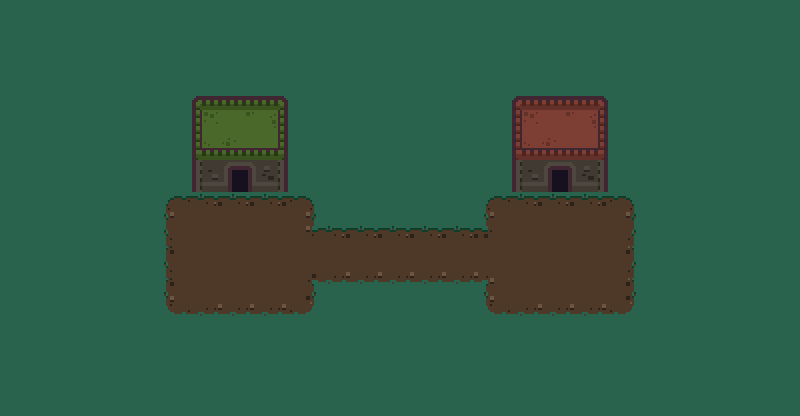

A 2D game scene composited from a Tiled map and its tileset images. What follows is a short description and the map's XML, with every tile layer's data as written:
An orthogonal 25x13 tile map with 32x32 px tiles, 2 tile layers (Background, Houses).

<map version="1.10" tiledversion="1.11.0" orientation="orthogonal" renderorder="right-down" width="25" height="13" tilewidth="32" tileheight="32" infinite="0" nextlayerid="4" nextobjectid="2">
 <editorsettings>
  <export target="Map_0.lua" format="lua" />
 </editorsettings>
 <tileset firstgid="1" source="../Tilemap.tsx" />
 <layer id="1" name="Background" width="25" height="13">
  <data encoding="csv">
7,7,7,7,7,7,7,7,7,7,7,7,7,7,7,7,7,7,7,7,7,7,7,7,7,
7,7,7,7,7,7,7,7,7,7,7,7,7,7,7,7,7,7,7,7,7,7,7,7,7,
7,7,7,7,7,7,7,7,7,7,7,7,7,7,7,7,7,7,7,7,7,7,7,7,7,
7,7,7,7,7,7,7,7,7,7,7,7,7,7,7,7,7,7,7,7,7,7,7,7,7,
7,7,7,7,7,7,7,7,7,7,7,7,7,7,7,7,7,7,7,7,7,7,7,7,7,
7,7,7,7,7,7,7,7,7,7,7,7,7,7,7,7,7,7,7,7,7,7,7,7,7,
7,7,7,7,7,4,5,5,5,6,7,7,7,7,7,4,5,5,5,6,7,7,7,7,7,
7,7,7,7,7,11,12,12,12,32,5,5,5,5,5,33,12,12,12,13,7,7,7,7,7,
7,7,7,7,7,11,12,12,12,25,19,19,19,19,19,26,12,12,12,13,7,7,7,7,7,
7,7,7,7,7,18,19,19,19,20,7,7,7,7,7,18,19,19,19,20,7,7,7,7,7,
7,7,7,7,7,7,7,7,7,7,7,7,7,7,7,7,7,7,7,7,7,7,7,7,7,
7,7,7,7,7,7,7,7,7,7,7,7,7,7,7,7,7,7,7,7,7,7,7,7,7,
7,7,7,7,7,7,7,7,7,7,7,7,7,7,7,7,7,7,7,7,7,7,7,7,7
</data>
 </layer>
 <layer id="3" name="Houses" width="25" height="13">
  <data encoding="csv">
0,0,0,0,0,0,0,0,0,0,0,0,0,0,0,0,0,0,0,0,0,0,0,0,0,
0,0,0,0,0,0,0,0,0,0,0,0,0,0,0,0,0,0,0,0,0,0,0,0,0,
0,0,0,0,0,0,0,0,0,0,0,0,0,0,0,0,0,0,0,0,0,0,0,0,0,
0,0,0,0,0,0,15,16,17,0,0,0,0,0,0,0,1,2,3,0,0,0,0,0,0,
0,0,0,0,0,0,22,23,24,0,0,0,0,0,0,0,8,9,10,0,0,0,0,0,0,
0,0,0,0,0,0,29,30,31,0,0,0,0,0,0,0,29,30,31,0,0,0,0,0,0,
0,0,0,0,0,0,0,0,0,0,0,0,0,0,0,0,0,0,0,0,0,0,0,0,0,
0,0,0,0,0,0,0,0,0,0,0,0,0,0,0,0,0,0,0,0,0,0,0,0,0,
0,0,0,0,0,0,0,0,0,0,0,0,0,0,0,0,0,0,0,0,0,0,0,0,0,
0,0,0,0,0,0,0,0,0,0,0,0,0,0,0,0,0,0,0,0,0,0,0,0,0,
0,0,0,0,0,0,0,0,0,0,0,0,0,0,0,0,0,0,0,0,0,0,0,0,0,
0,0,0,0,0,0,0,0,0,0,0,0,0,0,0,0,0,0,0,0,0,0,0,0,0,
0,0,0,0,0,0,0,0,0,0,0,0,0,0,0,0,0,0,0,0,0,0,0,0,0
</data>
 </layer>
</map>
